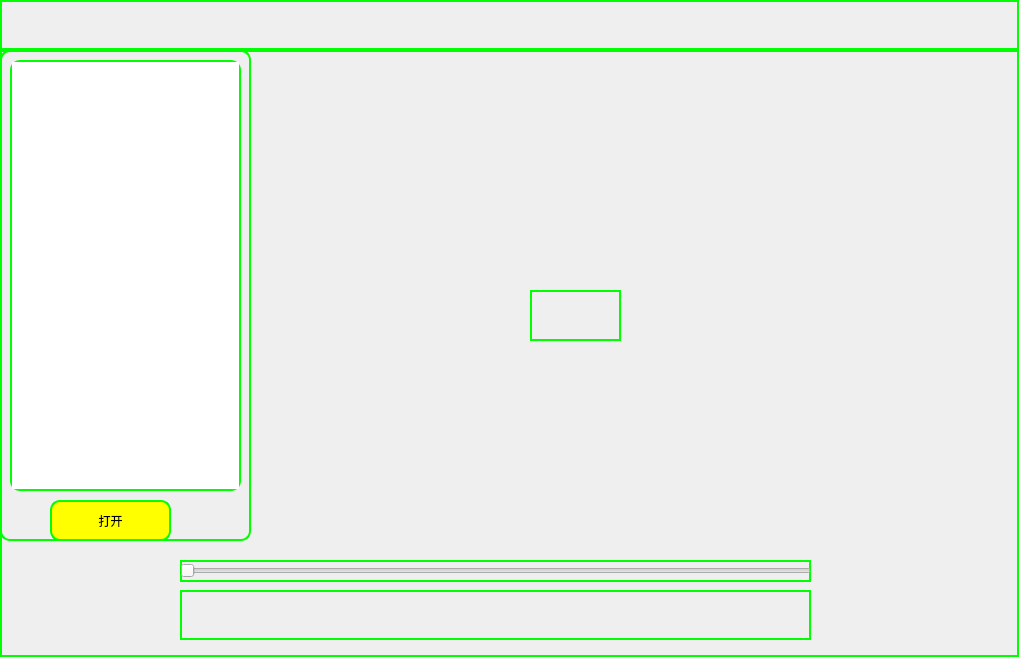
<?xml version="1.0" encoding="UTF-8"?>
<ui version="4.0">
 <class>Widget</class>
 <widget class="QWidget" name="Widget">
  <property name="geometry">
   <rect>
    <x>0</x>
    <y>0</y>
    <width>1019</width>
    <height>657</height>
   </rect>
  </property>
  <property name="windowTitle">
   <string>Widget</string>
  </property>
  <property name="styleSheet">
   <string notr="true">*{
border: 2px solid  rgb(0, 255, 0);
}
</string>
  </property>
  <layout class="QGridLayout" name="gridLayout">
   <property name="leftMargin">
    <number>0</number>
   </property>
   <property name="topMargin">
    <number>0</number>
   </property>
   <property name="rightMargin">
    <number>0</number>
   </property>
   <property name="bottomMargin">
    <number>0</number>
   </property>
   <property name="spacing">
    <number>0</number>
   </property>
   <item row="0" column="0">
    <widget class="TitleBar" name="titleBar" native="true">
     <property name="minimumSize">
      <size>
       <width>0</width>
       <height>0</height>
      </size>
     </property>
     <property name="maximumSize">
      <size>
       <width>16777215</width>
       <height>50</height>
      </size>
     </property>
    </widget>
   </item>
   <item row="1" column="0">
    <widget class="QWidget" name="body" native="true">
     <layout class="QGridLayout" name="gridLayout_2">
      <property name="leftMargin">
       <number>0</number>
      </property>
      <property name="topMargin">
       <number>0</number>
      </property>
      <property name="rightMargin">
       <number>0</number>
      </property>
      <property name="bottomMargin">
       <number>0</number>
      </property>
      <property name="spacing">
       <number>0</number>
      </property>
      <item row="0" column="0">
       <widget class="QWidget" name="videoWidget" native="true">
        <widget class="ControlBar" name="controlBar" native="true">
         <property name="geometry">
          <rect>
           <x>180</x>
           <y>540</y>
           <width>631</width>
           <height>50</height>
          </rect>
         </property>
         <property name="maximumSize">
          <size>
           <width>16777215</width>
           <height>50</height>
          </size>
         </property>
        </widget>
        <widget class="SliderVideo" name="slider_video">
         <property name="geometry">
          <rect>
           <x>180</x>
           <y>510</y>
           <width>631</width>
           <height>22</height>
          </rect>
         </property>
         <property name="orientation">
          <enum>Qt::Horizontal</enum>
         </property>
        </widget>
        <widget class="Sidebar" name="sidebar" native="true">
         <property name="geometry">
          <rect>
           <x>0</x>
           <y>0</y>
           <width>251</width>
           <height>491</height>
          </rect>
         </property>
         <property name="styleSheet">
          <string notr="true">border-radius:10px;</string>
         </property>
         <widget class="QTreeView" name="dirtree">
          <property name="geometry">
           <rect>
            <x>10</x>
            <y>10</y>
            <width>231</width>
            <height>431</height>
           </rect>
          </property>
          <property name="styleSheet">
           <string notr="true">border-radius:10px;</string>
          </property>
         </widget>
         <widget class="QPushButton" name="opendir">
          <property name="geometry">
           <rect>
            <x>50</x>
            <y>450</y>
            <width>121</width>
            <height>41</height>
           </rect>
          </property>
          <property name="styleSheet">
           <string notr="true">border-radius:10px;
background-color: rgb(255, 255, 0);</string>
          </property>
          <property name="text">
           <string>打开</string>
          </property>
         </widget>
        </widget>
        <widget class="PlayImage" name="playImage" native="true">
         <property name="geometry">
          <rect>
           <x>0</x>
           <y>0</y>
           <width>1021</width>
           <height>661</height>
          </rect>
         </property>
         <widget class="QPushButton" name="openfile">
          <property name="geometry">
           <rect>
            <x>530</x>
            <y>240</y>
            <width>91</width>
            <height>51</height>
           </rect>
          </property>
          <property name="text">
           <string/>
          </property>
         </widget>
        </widget>
        <zorder>playImage</zorder>
        <zorder>controlBar</zorder>
        <zorder>slider_video</zorder>
        <zorder>sidebar</zorder>
       </widget>
      </item>
     </layout>
    </widget>
   </item>
  </layout>
 </widget>
 <customwidgets>
  <customwidget>
   <class>TitleBar</class>
   <extends>QWidget</extends>
   <header>titlebar.h</header>
   <container>1</container>
  </customwidget>
  <customwidget>
   <class>ControlBar</class>
   <extends>QWidget</extends>
   <header>controlbar.h</header>
   <container>1</container>
  </customwidget>
  <customwidget>
   <class>Sidebar</class>
   <extends>QWidget</extends>
   <header>sidebar.h</header>
   <container>1</container>
  </customwidget>
  <customwidget>
   <class>SliderVideo</class>
   <extends>QSlider</extends>
   <header>slidervideo.h</header>
  </customwidget>
  <customwidget>
   <class>PlayImage</class>
   <extends>QWidget</extends>
   <header>playimage.h</header>
   <container>1</container>
  </customwidget>
 </customwidgets>
 <resources/>
 <connections/>
</ui>
